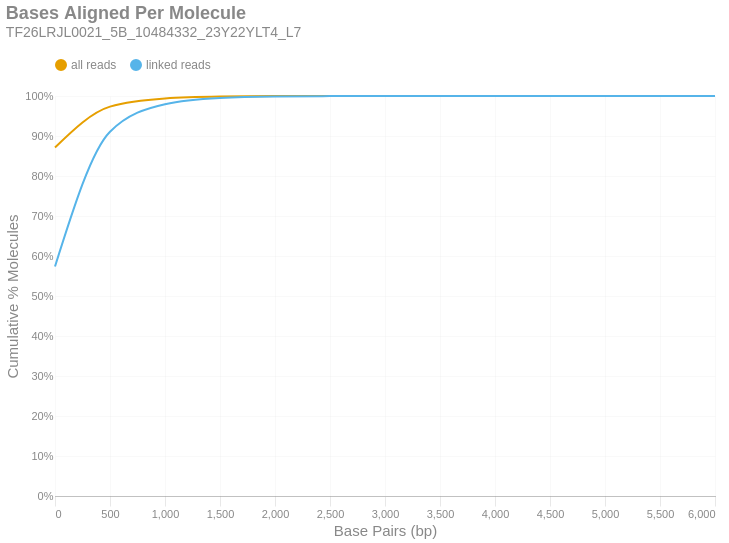

Write notebook code for a chart like this one.
### Markdown cell above
### Bases Aligned Per Molecule
This is a cumulative frequency distribution showing the number of base pairs aligned per unique molecule. These data are shown in 500 bp bins. There are two distributions: one with `all reads` (yellow) and another with only `linked reads` (blue). The percent of molecules in the `linked reads` distribution is relative to the total number of linked molecules.

### Code cell
if SKIPLR:
    print_html(f"Skipped")
else:
    binned_df = consolidated_hist(valids['aligned_bp'], mask, 500, True)
    with SafeRender(binned_df):
        (
            density_plot(binned_df, 'Bases Aligned Per Molecule', samplename, 'basesper')
            .encode(
                x=alt.X('bin:Q', title="Base Pairs (bp)").axis(tickMinStep=500).scale(padding=0),
                y=alt.Y('value:Q', title='Cumulative % Molecules')
                    .axis(format='%')
                    .scale(domain = [0,1])
                    .stack(False),
                color=alt.Color("key:N").scale(domain = ["all reads", "linked reads"]),
                tooltip = [
                    alt.Tooltip("key:N", title = "Data Type"),
                    alt.Tooltip("range_label:N", title="Bases Aligned Per Molecule"),
                    alt.Tooltip("value:Q", format = ".2%", title="% Molecules (Cum.)")
                ]
            )
        ).display()

### Figure 1 — Vega-Lite specification as saved in the notebook (floating-point values rounded to 4 significant figures)
{"width": "container", "height": 400, "config": {"title": {"anchor": "start", "dy": -15, "fontSize": 18, "color": "#888888", "subtitleColor": "#888888", "subtitleFontSize": 14}, "arc": {"fill": "#0072B2"}, "axis": {"domainColor": "#888888", "domainWidth": 0.5, "gridWidth": 0.2, "grid": false, "titleFontWeight": 400, "titleFontSize": 15, "labelFontSize": 11, "labelColor": "#888888", "tickColor": "#888888", "tickWidth": 0.2, "titleColor": "#888888"}, "axisBand": {"grid": false}, "axisX": {"grid": true, "tickSize": 10, "domainCap": "round"}, "axisY": {"domain": false, "grid": true, "tickSize": 0, "domainCap": "round"}, "background": "transparent", "header": {"labelFontSize": 15, "labelColor": "#888888", "titleFontSize": 15, "titleFontWeight": 600, "titleColor": "#888888"}, "legend": {"labelFont": "sans-serif", "labelFontSize": 12, "labelColor": "#888888", "symbolSize": 100, "symbolType": "circle", "titleFontSize": 12, "titlePadding": 10, "titleColor": "#888888", "title": null, "orient": "top"}, "range": {"category": ["#E69F00", "#56B4E9", "#009E73", "#F0E442", "#0072B2", "#D55E00", "#CC79A7", "#000000"], "diverging": ["#cfe8f3", "#a2d4ec", "#73bfe2", "#46abdb", "#1696d2", "#12719e"]}, "area": {"fill": "#0072B2", "fillOpacity": 0.7, "line": true, "strokeOpacity": 0.7}, "line": {"color": "#0072B2", "stroke": "#0072B2", "strokeWidth": 2}, "trail": {"color": "#0072B2", "stroke": "#0072B2", "strokeWidth": 0, "size": 1}, "point": {"filled": true, "fillOpacity": 1.0, "size": 95}, "text": {"color": "#888888", "fontSize": 11, "align": "right", "fontWeight": 400, "size": 11}, "bar": {"fill": "#0072B2", "stroke": null}, "view": {"stroke": null, "continuousWidth": 660, "continuousHeight": 400}}, "data": {"name": "data-9e1c16be0af3facd4ad02719a1fc5023"}, "mark": {"type": "line", "interpolate": "monotone", "point": {"opacity": 0, "size": 275}}, "encoding": {"color": {"field": "key", "scale": {"domain": ["all reads", "linked reads"]}, "type": "nominal"}, "tooltip": [{"field": "key", "title": "Data Type", "type": "nominal"}, {"field": "range_label", "title": "Bases Aligned Per Molecule", "type": "nominal"}, {"field": "value", "format": ".2%", "title": "% Molecules (Cum.)", "type": "quantitative"}], "x": {"axis": {"tickMinStep": 500}, "field": "bin", "scale": {"padding": 0}, "title": "Base Pairs (bp)", "type": "quantitative"}, "y": {"axis": {"format": "%"}, "field": "value", "scale": {"domain": [0, 1]}, "stack": false, "title": "Cumulative % Molecules", "type": "quantitative"}}, "params": [{"name": "param_c36ac31b6afebe62", "select": {"type": "point", "fields": ["key"]}, "bind": "legend"}], "title": {"text": "Bases Aligned Per Molecule", "subtitle": "TF26LRJL0021_5B_10484332_23Y22YLT4_L7"}, "transform": [{"fold": ["all reads (cumsum)", "linked reads (cumsum)"]}, {"calculate": "replace(datum.key, ' (cumsum)', '')", "as": "key"}, {"filter": {"param": "param_c36ac31b6afebe62"}}], "usermeta": {"embedOptions": {"downloadFileName": "TF26LRJL0021_5B_10484332_23Y22YLT4_L7.basesper"}}, "$schema": "https://vega.github.io/schema/vega-lite/v6.4.1.json", "datasets": {"data-9e1c16be0af3facd4ad02719a1fc5023": [{"bin": "0.0", "interval": "0.0-500.0", "all reads": 0.8714, "linked reads": 0.5739, "all reads (cumsum)": 0.8714, "linked reads (cumsum)": 0.5739, "range_label": "0-499"}, {"bin": "500.0", "interval": "500.0-1000.0", "all reads": 0.1021, "linked reads": 0.3369, "all reads (cumsum)": 0.9735, "linked reads (cumsum)": 0.9108, "range_label": "500-999"}, {"bin": "1000.0", "interval": "1000.0-1500.0", "all reads": 0.02049, "linked reads": 0.06882, "all reads (cumsum)": 0.994, "linked reads (cumsum)": 0.9796, "range_label": "1000-1499"}, {"bin": "1500.0", "interval": "1500.0-2000.0", "all reads": 0.004653, "linked reads": 0.01568, "all reads (cumsum)": 0.9986, "linked reads (cumsum)": 0.9953, "range_label": "1500-1999"}, {"bin": "2000.0", "interval": "2000.0-2500.0", "all reads": 0.001099, "linked reads": 0.003703, "all reads (cumsum)": 0.9997, "linked reads (cumsum)": 0.999, "range_label": "2000-2499"}, {"bin": "2500.0", "interval": "2500.0-3000.0", "all reads": 0.0002073, "linked reads": 0.0006986, "all reads (cumsum)": 0.9999, "linked reads (cumsum)": 0.9997, "range_label": "2500-2999"}, {"bin": "3000.0", "interval": "3000.0-3500.0", "all reads": 6.179e-05, "linked reads": 0.0002083, "all reads (cumsum)": 1.0, "linked reads (cumsum)": 0.9999, "range_label": "3000-3499"}, {"bin": "3500.0", "interval": "3500.0-4000.0", "all reads": 1.845e-05, "linked reads": 6.219e-05, "all reads (cumsum)": 1.0, "linked reads (cumsum)": 1.0, "range_label": "3500-3999"}, {"bin": "4000.0", "interval": "4000.0-4500.0", "all reads": 4.291e-06, "linked reads": 1.446e-05, "all reads (cumsum)": 1.0, "linked reads (cumsum)": 1.0, "range_label": "4000-4499"}, {"bin": "4500.0", "interval": "4500.0-5000.0", "all reads": 2.146e-06, "linked reads": 7.231e-06, "all reads (cumsum)": 1.0, "linked reads (cumsum)": 1.0, "range_label": "4500-4999"}, {"bin": "5000.0", "interval": "5000.0-5500.0", "all reads": 8.582e-07, "linked reads": 2.893e-06, "all reads (cumsum)": 1.0, "linked reads (cumsum)": 1.0, "range_label": "5000-5499"}, {"bin": "5500.0", "interval": "5500.0-6000.0", "all reads": 4.291e-07, "linked reads": 1.446e-06, "all reads (cumsum)": 1.0, "linked reads (cumsum)": 1.0, "range_label": "5500-5999"}, {"bin": "6000.0", "interval": "6000.0-6500.0", "all reads": 4.291e-07, "linked reads": 1.446e-06, "all reads (cumsum)": 1.0, "linked reads (cumsum)": 1.0, "range_label": "6000-6499"}]}}
